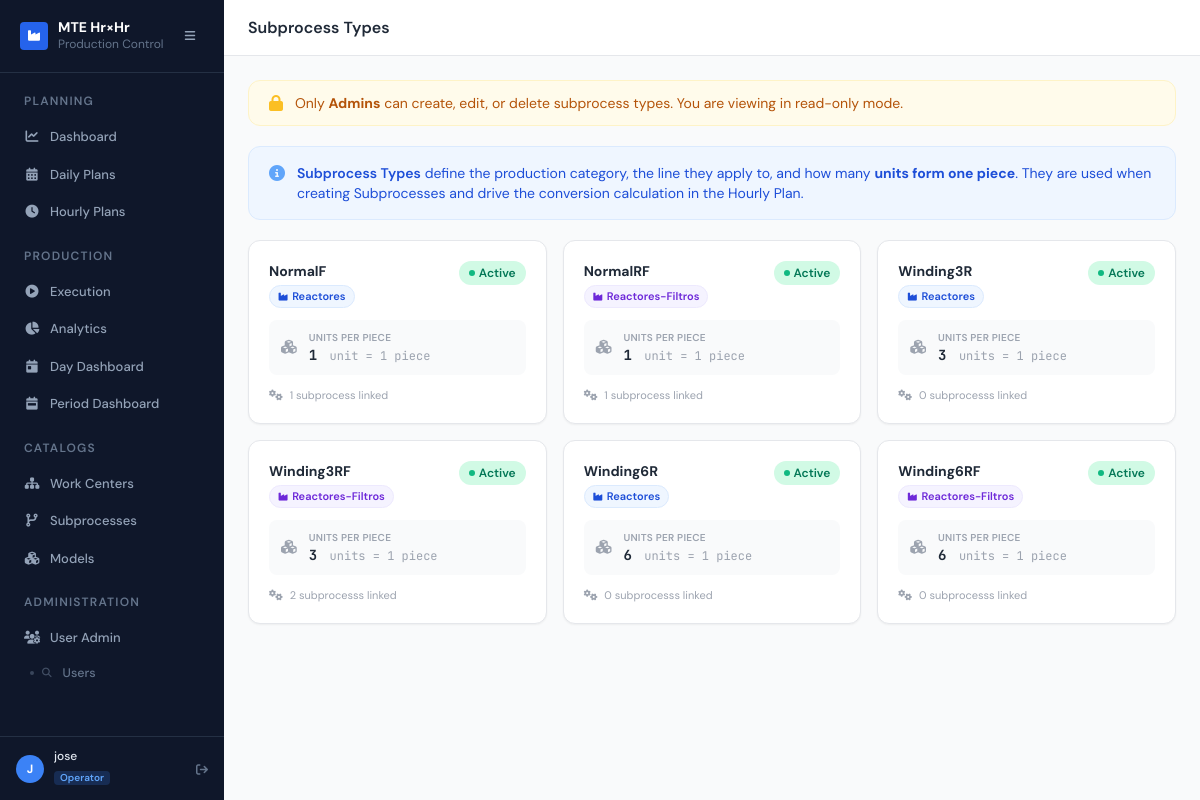
Page /core/subprocess-types/ (signed in) on the committed database.
### users/models.py (models this page shows, shortened)
class UserProfile(models.Model):
    ROLE_LEADER     = "leader"
    ROLE_OPERATOR   = "operator"
    ROLE_ENGINEER   = "engineer"
    ROLE_SUPERVISOR = "supervisor"
    ROLE_ADMIN      = "admin"
    ROLE_CHOICES = [
        (ROLE_LEADER,     "Leader"),
        (ROLE_OPERATOR,   "Operator"),
        (ROLE_ENGINEER,   "Engineer"),
        (ROLE_SUPERVISOR, "Supervisor"),
        (ROLE_ADMIN,      "Admin"),
    ]
    ROLE_COLORS = {
        ROLE_LEADER:     ("bg-emerald-500", "Leader"),
        ROLE_OPERATOR:   ("bg-blue-500",    "Operator"),
        ROLE_ENGINEER:   ("bg-violet-500",  "Engineer"),
        ROLE_SUPERVISOR: ("bg-amber-500",   "Supervisor"),
        ROLE_ADMIN:      ("bg-rose-500",    "Admin"),
    }
    user = models.OneToOneField(User, on_delete=models.CASCADE, related_name="profile")
    role = models.CharField(max_length=20, choices=ROLE_CHOICES, default=ROLE_OPERATOR)
    date_of_birth = models.DateField(
        null=True, blank=True,
    )
    employee_number = models.CharField(
        max_length=20, null=True, blank=True, unique=True,
        help_text="Used to generate default password (Name + Employee Number).",
    )
    @property
    def is_admin(self):
        return self.role == self.ROLE_ADMIN
    class Meta:
        verbose_name = "User Profile"
        verbose_name_plural = "User Profiles"

### core/models.py (models this page shows, shortened)
class SubProcessType(models.Model):
    APPLIES_REACTORES         = "reactores"
    APPLIES_REACTORES_FILTROS = "reactores_filtros"
    APPLIES_CHOICES = [
        (APPLIES_REACTORES,         "Reactores"),
        (APPLIES_REACTORES_FILTROS, "Reactores-Filtros"),
    ]
    name           = models.CharField(max_length=100, unique=True,
                                      verbose_name="Nombre del tipo")
    applies_to     = models.CharField(max_length=30, choices=APPLIES_CHOICES,
                                      verbose_name="Aplica para")
    units_per_piece = models.PositiveIntegerField(
        default=1,
        verbose_name="Contador de unidades por pieza",
        help_text="Cuántas unidades se necesitan para completar 1 pieza. "
                  "Ej: si 3 unidades = 1 pieza, escribe 3.",
    )
    is_active      = models.BooleanField(default=True, verbose_name="Activo")
    created_at     = models.DateTimeField(default=timezone.now)
    class Meta:
        verbose_name        = "Subprocess Type"
        verbose_name_plural = "Subprocess Types"
        ordering            = ["name"]

### core/views.py (the view)
# urls.py: path("subprocess-types/",                 views.spt_list,   name="spt_list"),
@login_required
def spt_list(request):
    spts      = SubProcessType.objects.order_by("name")
    is_admin  = _role(request) == "admin"
    return render(request, "core/spt_list.html", {
        "spts":     spts,
        "is_admin": is_admin,
    })

### core/views.py (called while the page is built)
def _role(request):
    return get_role(request.user)

### templates/core/spt_list.html (shortened to what this page needs)
{% extends "base.html" %}
{% block page_title %}Subprocess Types{% endblock %}
{% block content %}
{% if not is_admin %}
<div class="mb-5 rounded-xl border border-amber-100 bg-amber-50 px-5 py-3 flex items-center gap-3">
  <i class="fas fa-lock text-amber-400 flex-shrink-0"></i>
  <p class="text-sm text-amber-700">
    Only <strong>Admins</strong> can create, edit, or delete subprocess types.
    You are viewing in read-only mode.
  </p>
</div>
{% endif %}
<div class="mb-5 rounded-xl border border-blue-100 bg-blue-50 px-5 py-4 flex items-start gap-3">
  <i class="fas fa-circle-info text-blue-400 mt-0.5 flex-shrink-0"></i>
  <div class="text-sm text-blue-700">
    <span class="font-semibold">Subprocess Types</span> define the production category,
    the line they apply to, and how many <strong>units form one piece</strong>.
    They are used when creating Subprocesses and drive the conversion calculation
    in the Hourly Plan.
  </div>
</div>
{% if spts %}
<div class="grid grid-cols-1 sm:grid-cols-2 lg:grid-cols-3 gap-4">
  {% for spt in spts %}
  <div class="bg-white rounded-xl border {% if spt.is_active %}border-gray-200{% else %}border-gray-100 opacity-60{% endif %}
              shadow-sm p-5 flex flex-col gap-3">
    <div class="flex items-start justify-between gap-2">
      <div>
        <p class="text-sm font-bold text-gray-800">{{ spt.name }}</p>
        <span class="inline-flex items-center gap-1 mt-1 text-[11px] font-semibold px-2 py-0.5 rounded-full
                     {% if spt.applies_to == 'reactores' %}
                       bg-blue-50 text-blue-700 border border-blue-100
                     {% else %}
                       bg-violet-50 text-violet-700 border border-violet-100
                     {% endif %}">
          <i class="fas fa-industry text-[9px]"></i>
          {{ spt.get_applies_to_display }}
        </span>
      </div>
      <span class="inline-flex items-center gap-1 text-xs font-semibold px-2.5 py-1 rounded-full flex-shrink-0
                   {% if spt.is_active %}bg-emerald-100 text-emerald-700{% else %}bg-gray-100 text-gray-400{% endif %}">
        <span class="w-1.5 h-1.5 rounded-full {% if spt.is_active %}bg-emerald-500{% else %}bg-gray-300{% endif %}"></span>
        {% if spt.is_active %}Active{% else %}Inactive{% endif %}
      </span>
    </div>
    <div class="flex items-center gap-3 bg-gray-50 rounded-lg px-3 py-2.5">
      <i class="fas fa-cubes text-gray-400 text-sm"></i>
      <div>
        <p class="text-[10px] text-gray-400 uppercase tracking-wide font-semibold">Units per Piece</p>
        <p class="text-sm font-bold mono text-gray-800">
          {{ spt.units_per_piece }}
          <span class="text-xs font-normal text-gray-400 ml-1">
            {% if spt.units_per_piece == 1 %}unit = 1 piece{% else %}units = 1 piece{% endif %}
          </span>
        </p>
      </div>
    </div>
    {% with count=spt.subprocesses.count %}
    <p class="text-[11px] text-gray-400">
      <i class="fas fa-cogs mr-1"></i>
      {{ count }} subprocess{{ count|pluralize }} linked
    </p>
    {% endwith %}
  </div>
  {% endfor %}
</div>
{% endif %}
{% endblock %}

### templates/base.html (shortened to what this page needs)
{% load static %}
<!DOCTYPE html>
<html lang="en" class="h-full">
<head>
  <script src="https://cdn.tailwindcss.com"></script>
  <link rel="stylesheet" href="https://cdnjs.cloudflare.com/ajax/libs/font-awesome/6.5.0/css/all.min.css">
</head>
<body class="h-full bg-gray-50 text-gray-900">
<div class="flex h-full overflow-hidden">
  <aside id="sidebar"
         class="w-56 flex-shrink-0 flex flex-col bg-slate-900 overflow-y-auto overflow-x-hidden">
    <div class="flex items-center gap-2.5 px-5 py-5 border-b border-slate-700/60 sidebar-head">
      <div class="w-7 h-7 rounded bg-blue-600 flex items-center justify-center flex-shrink-0">
        <i class="fas fa-industry text-white text-xs"></i>
      </div>
      <div class="sidebar-label min-w-0">
        <p class="text-white font-bold text-sm leading-none whitespace-nowrap">MTE Hr×Hr</p>
        <p class="text-slate-500 text-xs mt-0.5 whitespace-nowrap">Production Control</p>
      </div>
      <button type="button" id="sidebar-toggle"
              class="sidebar-toggle ml-auto flex-shrink-0 w-7 h-7 rounded-md text-slate-400
                     hover:text-white hover:bg-slate-700/60 flex items-center justify-center
                     transition focus:outline-none focus:ring-2 focus:ring-blue-500"
              aria-label="Collapse sidebar" aria-expanded="true" aria-controls="sidebar"
              title="Collapse sidebar">
        <i class="fas fa-bars text-xs" aria-hidden="true"></i>
      </button>
    </div>
    <nav class="flex-1 px-3 py-4 space-y-0.5">
      <p class="nav-section-label px-3 pt-1 pb-2 text-xs font-semibold uppercase tracking-widest text-slate-500">Planning</p>
      <a title="Dashboard" href="{% url 'planning:dashboard' %}"
         class="nav-item {% if request.resolver_match.url_name == 'dashboard' %}active{% endif %}">
        <i class="fas fa-chart-line icon"></i><span class="sidebar-label">Dashboard</span>
      </a>
      <a title="Daily Plans" href="{% url 'planning:daily_plan_list' %}"
         class="nav-item {% if 'daily_plan_list' in request.resolver_match.url_name or 'plan_create' in request.resolver_match.url_name or 'daily_plan_update' in request.resolver_match.url_name %}active{% endif %}">
        <i class="fas fa-calendar-days icon"></i><span class="sidebar-label">Daily Plans</span>
      </a>
      <a title="Hourly Plans" href="{% url 'planning:hourly_plan_board' %}"
         class="nav-item {% if request.resolver_match.url_name == 'hourly_plan_board' %}active{% endif %}">
        <i class="fas fa-clock icon"></i><span class="sidebar-label">Hourly Plans</span>
      </a>
      <p class="nav-section-label px-3 pt-4 pb-2 text-xs font-semibold uppercase tracking-widest text-slate-500">Production</p>
      <a title="Execution" href="{% url 'production:execution_list' %}"
         class="nav-item {% if request.resolver_match.url_name == 'execution_list' %}active{% endif %}">
        <i class="fas fa-play-circle icon"></i><span class="sidebar-label">Execution</span>
      </a>
      <a title="Analytics" href="{% url 'analytics:dashboard' %}"
         class="nav-item {% if request.resolver_match.namespace == 'analytics' and request.resolver_match.url_name == 'dashboard' %}active{% endif %}">
        <i class="fas fa-chart-pie icon"></i><span class="sidebar-label">Analytics</span>
      </a>
      <a title="Day Dashboard" href="{% url 'analytics:day_dashboard' %}"
         class="nav-item {% if request.resolver_match.url_name == 'day_dashboard' %}active{% endif %}">
        <i class="fas fa-calendar-day icon"></i><span class="sidebar-label">Day Dashboard</span>
      </a>
      <a title="Period Dashboard" href="{% url 'analytics:period_dashboard' %}"
         class="nav-item {% if request.resolver_match.url_name == 'period_dashboard' %}active{% endif %}">
        <i class="fas fa-calendar-week icon"></i><span class="sidebar-label">Period Dashboard</span>
      </a>
      <p class="nav-section-label px-3 pt-4 pb-2 text-xs font-semibold uppercase tracking-widest text-slate-500">Catalogs</p>
      <a title="Work Centers" href="{% url 'core:wc_list' %}"
         class="nav-item {% if 'wc_' in request.resolver_match.url_name %}active{% endif %}">
        <i class="fas fa-sitemap icon"></i><span class="sidebar-label">Work Centers</span>
      </a>
      <a title="Subprocesses" href="{% url 'core:sp_list' %}"
         class="nav-item {% if 'sp_' in request.resolver_match.url_name %}active{% endif %}">
        <i class="fas fa-code-branch icon"></i><span class="sidebar-label">Subprocesses</span>
      </a>
      <a title="Models" href="{% url 'planning:model_list' %}"
         class="nav-item {% if 'model_' in request.resolver_match.url_name %}active{% endif %}">
        <i class="fas fa-cubes icon"></i><span class="sidebar-label">Models</span>
      </a>
      {% if user.is_authenticated %}
      <p class="nav-section-label px-3 pt-4 pb-2 text-xs font-semibold uppercase tracking-widest text-slate-500">Administration</p>
      <a title="User Admin" href="{% url 'users:user_list' %}"
         class="nav-item {% if request.resolver_match.namespace == 'users' and request.resolver_match.url_name not in 'login,logout,profile' %}active{% endif %}">
        <i class="fas fa-users-gear icon"></i><span class="sidebar-label">User Admin</span>
      </a>
      <a href="{% url 'users:user_list' %}"
         class="nav-sub-item {% if request.resolver_match.url_name == 'user_list' %}active{% endif %}">
        <i class="fas fa-magnifying-glass" style="font-size:0.6rem;opacity:0.6;margin-right:2px"></i> Users
      </a>
      {% endif %}
    </nav>
    {% if user.is_authenticated %}
    <div class="border-t border-slate-700/60 px-4 py-3">
      <div class="flex items-center gap-2.5 sidebar-foot">
        <a href="{% url 'users:profile' %}" class="flex items-center gap-2.5 min-w-0 flex-1 no-underline hover:opacity-90 transition">
          <div class="w-7 h-7 rounded-full flex items-center justify-center text-white text-xs font-bold flex-shrink-0
            {% if user.profile.role == 'admin' %}bg-rose-500
            {% elif user.profile.role == 'leader' %}bg-emerald-500
            {% elif user.profile.role == 'engineer' %}bg-violet-500
            {% elif user.profile.role == 'supervisor' %}bg-amber-500
            {% else %}bg-blue-500{% endif %}"
            title="{{ user.username }} ({{ user.profile.get_role_display }})">
            {{ user.username|first|upper }}
          </div>
          <div class="min-w-0 flex-1 sidebar-label">
            <p class="text-slate-200 text-xs font-medium truncate leading-tight">{{ user.username }}</p>
            <span class="inline-flex items-center rounded px-1.5 py-0.5 mt-0.5 text-[10px] font-semibold leading-none
              {% if user.profile.role == 'admin' %}bg-rose-500/20 text-rose-400
              {% elif user.profile.role == 'leader' %}bg-emerald-500/20 text-emerald-400
              {% elif user.profile.role == 'engineer' %}bg-violet-500/20 text-violet-400
              {% elif user.profile.role == 'supervisor' %}bg-amber-500/20 text-amber-400
              {% else %}bg-blue-500/20 text-blue-400{% endif %}">
              {{ user.profile.get_role_display }}
            </span>
          </div>
        </a>
        <form method="post" action="{% url 'users:logout' %}">
          <button type="submit" title="Sign out"
                  class="text-slate-500 hover:text-slate-300 transition bg-transparent border-0 p-0 cursor-pointer ml-1">
            <i class="fas fa-arrow-right-from-bracket text-xs"></i>
          </button>
        </form>
      </div>
    </div>
    {% endif %}
  </aside>
  <div class="flex-1 flex flex-col min-w-0 overflow-hidden">
    <header class="flex-shrink-0 h-14 bg-white border-b border-gray-200 flex items-center px-6 gap-4">
      <h1 class="text-base font-semibold text-gray-800 flex-1">
        {% block page_title %}{% endblock %}
      </h1>
    </header>
    <main class="flex-1 overflow-y-auto px-6 py-6">
      {% block content %}{% endblock %}
    </main>
  </div>
</div>
</body>
</html>

### templates/base.html (style rules this page uses)
body { font-family: 'DM Sans', sans-serif; }
.mono { font-family: 'JetBrains Mono', monospace; }
.nav-item { display: flex; align-items: center; gap: 10px; padding: 8px 12px; border-radius: 6px; font-size: 0.8125rem; font-weight: 500; color: #94a3b8; text-decoration: none; transition: background 0.15s, color 0.15s; }
.nav-item .icon { width: 16px; text-align: center; flex-shrink: 0; }
#sidebar { width: 14rem; transition: width 0.22s ease; }
.nav-sub-item { display: flex; align-items: center; gap: 9px; padding: 6px 12px 6px 30px; border-radius: 6px; font-size: 0.78rem; font-weight: 500; color: #64748b; text-decoration: none; transition: background 0.15s, color 0.15s; position: relative; }
.nav-sub-item::before { content: ''; position: absolute; left: 18px; top: 50%; transform: translateY(-50%); width: 4px; height: 4px; border-radius: 50%; background: currentColor; opacity: 0.5; }

### rows in the picture
SubProcessType: name "NormalF", applies_to "Reactores", is_active True (drawn), units_per_piece "1", shows "unit = 1 piece", subprocesses.count "1"
SubProcessType: name "NormalRF", applies_to "Reactores-Filtros", is_active True (drawn), units_per_piece "1", shows "unit = 1 piece", subprocesses.count "1"
SubProcessType: name "Winding3R", applies_to "Reactores", is_active True (drawn), units_per_piece "3", shows "units = 1 piece", subprocesses.count "0"
SubProcessType: name "Winding3RF", applies_to "Reactores-Filtros", is_active True (drawn), units_per_piece "3", shows "units = 1 piece", subprocesses.count "2"
SubProcessType: name "Winding6R", applies_to "Reactores", is_active True (drawn), units_per_piece "6", shows "units = 1 piece", subprocesses.count "0"
SubProcessType: name "Winding6RF", applies_to "Reactores-Filtros", is_active True (drawn), units_per_piece "6", shows "units = 1 piece", subprocesses.count "0"

### other values in the picture
{{ user.username|first|upper }} "J"
{{ user.username }} "jose"
{{ user.profile.get_role_display }} "Operator"
